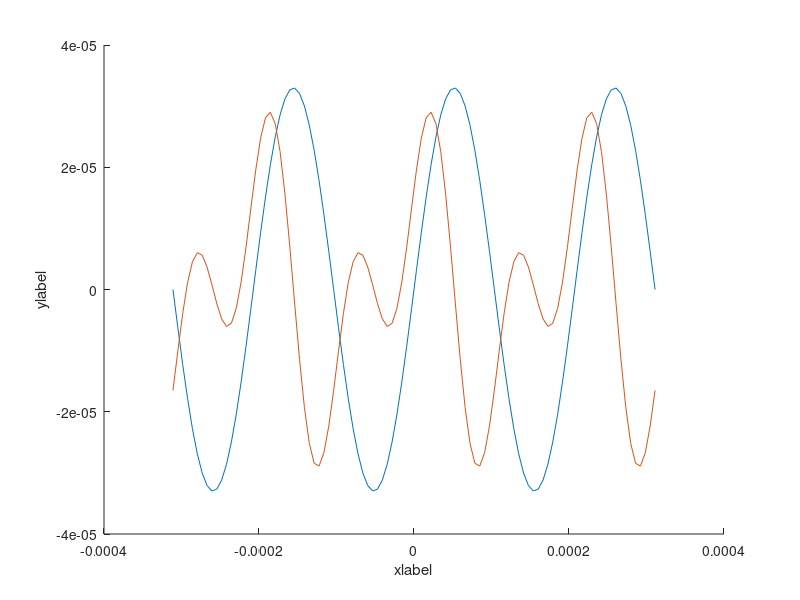

Recreate this plot in MATLAB. (Note: this script raises an error after producing the figure.)
% figures matlab "propres"
clear all; close all;

% generate some data
scaling = 3.3e-5;
x = linspace(-3*pi,3*pi,100);
y1 = sin(x) * scaling;
y2 = (sin(2*x)+cos(x))/2 * scaling;

% figure 1 - default
fig = figure;
hold on; 
%grid on; box on;
%fig.Position = [100 100 560*0.57 420*0.57];
%ax = gca;
%ax.GridAlpha=0.3;
%ax.FontSize=8;
plot(x*scaling,y1);
plot(x*scaling,y2);
xlabel('xlabel')
ylabel('ylabel')

saveas(fig, 'figure1.eps', 'epsc')
%saveas(fig, 'figmatlab1.pdf')             % 1 full page
%print(gcf, '-dpdf', 'figmatlab1.pdf');    % 1 full page

warning('off', 'MATLAB:print:FigureTooLargeForPage'); % sometimes, the margins are too tight, but it is OK
fig.PaperPositionMode = 'auto'; % export your figures at the same size as they are on the screen
fig_pos = fig.PaperPosition;
fig.PaperSize = [fig_pos(3) fig_pos(4)]; % set papersize to figure size (otherwise it is a full page!)
print(fig, 'figure1', '-dpdf')
